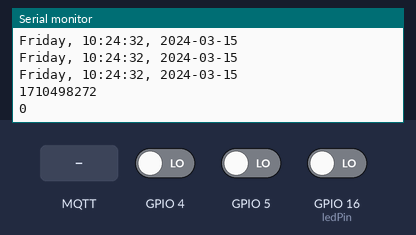
Bench run of a sketch on a simulated ESP8266 (NodeMCU). Parts: the last lines printed to the serial monitor. The inputs (shaded band) are chosen by the test bench; at power-on: GPIO 4 LOW, GPIO 16 (ledPin) LOW, GPIO 5 LOW. WiFi joins after 1.5 s; servers stay silent unless stated; network time is answered at once with the bench clock; the local clock reads 2024-03-15 10:24:30 at power-on unless the sketch sets it; no MQTT or app messages arrive unless stated.

Above: at 3.0 s.
3.1 s: GPIO 4 driven HIGH
At 5.2 s:
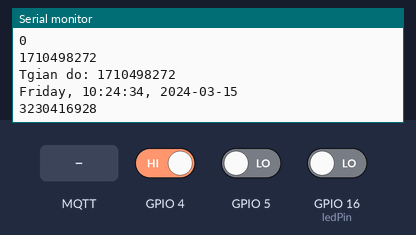
5.5 s: GPIO 16 (ledPin) driven HIGH
7.5 s: MQTT message "T" arrives on the first subscribed topic
At 7.9 s:
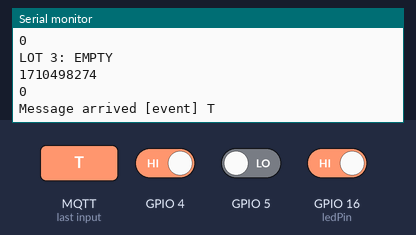
9.0 s: MQTT message "dan1" arrives on the first subscribed topic
At 9.8 s:
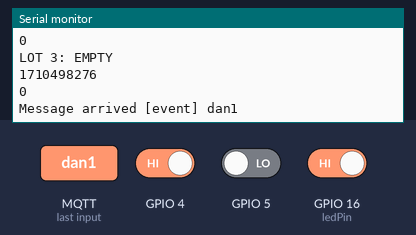
10.5 s: MQTT message "quang1" arrives on the first subscribed topic
At 11.0 s:
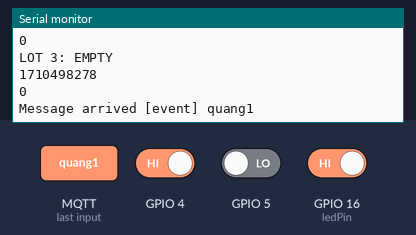
12.0 s: MQTT message "phu1" arrives on the first subscribed topic
Timing chart, 0 to 14.5 s (numbered marks = the images above; inputs shaded):
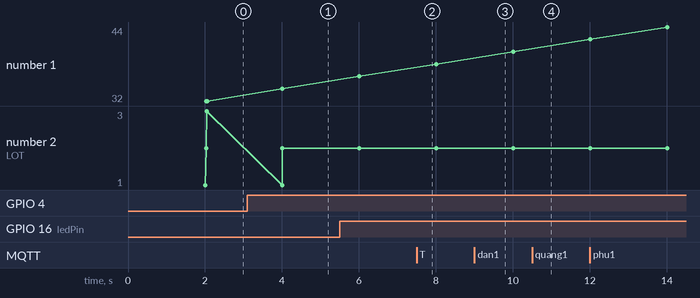

Measured:
- after the input at 3.1 s, the serial monitor: prints a new line after 0.91 s (image 1)
- after the input at 7.5 s, the serial monitor: prints a new line at once (image 2)
- after the input at 9.0 s, the serial monitor: prints a new line at once (image 3)
- after the input at 10.5 s, the serial monitor: prints a new line at once (image 4)

The sketch:

Final.ino
```cpp
#include <NTPClient.h>
#include <ESP8266WiFi.h>
#include <PubSubClient.h>
#define BLYNK_PRINT Serial
#include <BlynkSimpleEsp8266.h>
#include <WiFiUdp.h>
#include <string.h>
#define BLYNK_MAX_SENDBYTES 1200;

char auth[] = "l5HloykPNfx13VKB1ICPS4qVg7hWXCIH";
char ssid1[] = "ahihi";
char pass1[] = "12345678";
const char* ssid = "ahihi";
const char* password =    "ahihi";
const char* mqtt_server = "192.168.43.159";
const uint16_t mqtt_port = 1883;
const byte ledPin = 16;
const long utcOffsetInSeconds = 25200;
WiFiClient espClient;
PubSubClient client(espClient);
WiFiUDP ntpUDP;
NTPClient timeClient(ntpUDP, "asia.pool.ntp.org", utcOffsetInSeconds);

long lastMsg = 0;
char msg[50];
int value = 0,stt=0;
String date_time;
char daysOfTheWeek[7][12] = {"Sunday", "Monday", "Tuesday", "Wednesday", "Thursday", "Friday", "Saturday"};
unsigned long o1,e1,t1,o2,e2,t2,o3,e3,t3 ;
unsigned long h,h2,h3;

void setup() {
  pinMode(ledPin,INPUT);
  Serial.begin(115200);
  setup_wifi();
  timeClient.begin();
  client.setServer(mqtt_server, mqtt_port);
  client.setCallback(callback);
  Blynk.begin(auth, ssid1, pass1, IPAddress(192,168,43,159),8080);// Ket noi voi blynk
  Blynk.virtualWrite(V4, "clr");
}
String user01,user02,user03;
BLYNK_WRITE(V0)
{
  const char* user = param.asStr();
  user01 = param.asStr();
  client.publish("user", user);
}

BLYNK_WRITE(V8)
{
  const char* user2 = param.asStr();
  user02 = param.asStr();
  client.publish("user2", user2);
}
BLYNK_WRITE(V9)
{
  const char* user3 = param.asStr();
  user03 = param.asStr();
  client.publish("user3", user3);
}
BLYNK_WRITE(V10) {
  if (param.asInt()) {
    Blynk.virtualWrite(V4, "clr");
    stt = 0;
  }
}

void setup_wifi() {

  delay(10);
  // Kết nối wifi
  Serial.println();
  Serial.print("Connecting to ");
  Serial.println(ssid);

  WiFi.begin(ssid, password);

  while (WiFi.status() != WL_CONNECTED) {
    delay(500);
    Serial.print(".");
  }

  Serial.println("");
  Serial.println("WiFi connected");
  Serial.println("IP address: ");
  Serial.println(WiFi.localIP());
}

void callback(char* topic, byte* payload, unsigned int length) {
  Serial.print("Message arrived [");
  Serial.print(topic);
  Serial.print("] ");
  for (int i = 0; i < length; i++) {
    Serial.print((char)payload[i]);
  }
  Serial.println();
}

void reconnect() {
  // Đợi tới khi kết nối
  while (!client.connected()) {
    Serial.print("Attempting MQTT connection...");

    if (client.connect("ESP8266Client")) {
      Serial.println("connected");
      client.publish("event", "hello world");
      client.subscribe("event");
    } else {
      Serial.print("failed, rc=");
      Serial.print(client.state());
      Serial.println(" try again in 5 seconds");
      delay(5000);
    }
  }
}
void loop() {

  if (!client.connected()) {
    reconnect();
  }
  client.loop();
  long now = millis();
  if (now - lastMsg > 2000) {
    lastMsg = now;
     if(digitalRead(16)==HIGH){
      Serial.print("LOT 1: ");
      Serial.println("EMPTY");
      client.publish("lot1/status", "NO");
      Blynk.virtualWrite(V1, "EMPTY");
      timeClient.update();
      Serial.println(e1);Serial.println(o1);
      if ((o1>e1)&&(o1!=0))
        {
          t1=o1-e1;
          Serial.print("Thời gian đỗ: ");
          Serial.println(t1);//seconds
          Blynk.virtualWrite(V5,t1);
          char t1str[50];
          ultoa(t1,t1str,10);
          client.publish("duration",t1str);
          timeClient.update();
          String day=daysOfTheWeek[timeClient.getDay()];
          String timee=timeClient.getFormattedTime();
          date_time=timeClient.getFormattedDate();
          int index_date = date_time.indexOf("T");
          String date = date_time.substring(0, index_date);
          String recordstr =day + ", " +timee + ", " +date;
          String recordtb = timee + "     " + date;
          char record[30];
          recordstr.toCharArray(record,40);Serial.println(record);
          client.publish("time-out",record);
          o1=0;
          h=t1/60;
          if ((t1-h*60)>30)
          {
            h+=1;
            h*=20000;
          }
          else h*=20000;
          char hstr[50];
          ultoa(h,hstr,10);
          client.publish("fee",hstr);
          Serial.println(h);
          String hmail;
          hmail = "Phí gửi xe của bạn là: " + String(hstr) + " VND";
          if (user01 == "dan1") Blynk.email ("shinnan10xs@gmail.com", "Tiền gửi xe" , hmail);
          else if (user01 == "quang1") Blynk.email("quangnb2000@gmail.com","Tiền gửi xe", hmail);
          else if (user01 == "phu1") Blynk.email("phu17102017@gmail.com","Tiền gửi xe", hmail);
          Blynk.virtualWrite(V4,"add",stt,recordtb,"Lot 1");
          Blynk.virtualWrite(V4,"deselect",stt);
          stt++;
          user01="";
        }
        e1=timeClient.getEpochTime();
        Serial.println(user01);

    } else{
      Serial.print("LOT 1: ");
      Serial.println("OCCUPIED");
      client.publish("lot1/status", "YES");
      Blynk.virtualWrite(V1, "OCCUPIED");
      timeClient.update();
      Serial.print(daysOfTheWeek[timeClient.getDay()]);
      String day=daysOfTheWeek[timeClient.getDay()];
      Serial.print(", ");
      Serial.print(timeClient.getFormattedTime());
      String timee=timeClient.getFormattedTime();
      Serial.print(", ");
      date_time = timeClient.getFormattedDate();
      int index_date = date_time.indexOf("T");
      String date = date_time.substring(0, index_date);
      Serial.println(date);
      if (o1==0)
      {
      String recordstr =day + ", " +timee + ", " +date;
      String recordtb = timee + "     " + date;
      Serial.println(recordstr);
      char record[30];
      recordstr.toCharArray(record,40);Serial.println(record);
      client.publish("time-in",record);
      Blynk.virtualWrite(V4,"add",stt,recordtb,"Lot 1");
      Blynk.virtualWrite(V4,"pick",stt);
      Blynk.virtualWrite(V4,"select",stt);
      stt++;
      }
      o1=timeClient.getEpochTime();Serial.println(o1);Serial.println(e1);
      }

       if(digitalRead(5)==HIGH){
      Serial.print("LOT 2: ");
      Serial.println("EMPTY");
      client.publish("lot2/status", "NO");
      Blynk.virtualWrite(V2, "EMPTY");
      timeClient.update();
      Serial.println(e2);Serial.println(o2);
      if ((o2>e2)&&(o2!=0))
        {
          t2=o2-e2;
          Serial.print("Tgian do: ");
          Serial.println(t2);//seconds
          Blynk.virtualWrite(V6,t2);
          char t2str[50];
          ultoa(t2,t2str,10);
          client.publish("duration2",t2str);
          timeClient.update();
          String day=daysOfTheWeek[timeClient.getDay()];
          String timee=timeClient.getFormattedTime();
          date_time = timeClient.getFormattedDate();
          int index_date = date_time.indexOf("T");
          String date = date_time.substring(0, index_date);
          String recordstr =day + ", " +timee + ", " +date;
          String recordtb = timee + "     " + date;
          char record[30];
          recordstr.toCharArray(record,40);Serial.println(record);
          client.publish("time-out2",record);
          o2=0;
          h2=t2/60;
          if ((t2-h2*60)>30)
          {
            h2 +=1;
            h2*=20000;
          }
          else h2*=20000;
          char h2str[50];
          ultoa(h2,h2str,10);
          client.publish("fee2",h2str);
          Serial.println(h2);
          String hmail;
          hmail = "Phí gửi xe của bạn là: " + String(h2str) + " VND";
          if (user02 == "dan1") Blynk.email ("shinnan10xs@gmail.com", "Tiền gửi xe" , hmail);
          else if (user02 == "quang1") Blynk.email("quangnb2000@gmail.com","Tiền gửi xe", hmail);
          else if (user02 == "phu1") Blynk.email("phu17102017@gmail.com","Tiền gửi xe", hmail);
          Blynk.virtualWrite(V4,"add",stt,recordtb,"Lot 2");
          Blynk.virtualWrite(V4,"deselect",stt);
          stt++;
          user02="";
        }
        e2=timeClient.getEpochTime();
    } else{
      Serial.print("LOT 2: ");
      Serial.println("OCCUPIED");
      client.publish("lot2/status", "YES");
       Blynk.virtualWrite(V2, "OCCUPIED");
       timeClient.update();
      Serial.print(daysOfTheWeek[timeClient.getDay()]);
      String day=daysOfTheWeek[timeClient.getDay()];
      Serial.print(", ");
      Serial.print(timeClient.getFormattedTime());
      String timee=timeClient.getFormattedTime();
      Serial.print(", ");
      date_time = timeClient.getFormattedDate();
      int index_date = date_time.indexOf("T");
      String date = date_time.substring(0, index_date);
      Serial.println(date);
      if (o2==0)
      {
        String recordstr =day + ", " +timee + ", " +date;
        String recordtb = timee + "     " + date;
      Serial.println(recordstr);
      char record[30];
      recordstr.toCharArray(record,40);Serial.println(record);
      client.publish("time-in2",record);
      Blynk.virtualWrite(V4,"add",stt,recordtb,"Lot 2");
      Blynk.virtualWrite(V4,"pick",stt);
      Blynk.virtualWrite(V4,"select",stt);
      stt++;
      }
      o2=timeClient.getEpochTime();Serial.println(o2);Serial.println(e2);}

       if(digitalRead(4)==HIGH){
      Serial.print("LOT 3: ");
      Serial.println("EMPTY");
      client.publish("lot3/status", "NO");
      Blynk.virtualWrite(V3, "EMPTY");
      timeClient.update();
      Serial.println(e3);Serial.println(o3);
      if ((o3>e3)&&(o3!=0))
        {
          t3=o3-e3;
          Serial.print("Tgian do: ");
          Serial.println(t3);//seconds
          Blynk.virtualWrite(V7,t3);
          char t3str[50];
          ultoa(t3,t3str,10);
          client.publish("duration3",t3str);
          timeClient.update();
          String day=daysOfTheWeek[timeClient.getDay()];
          String timee=timeClient.getFormattedTime();
          date_time = timeClient.getFormattedDate();
          int index_date = date_time.indexOf("T");
          String date = date_time.substring(0, index_date);
          String recordstr =day + ", " +timee + ", " +date;
          String recordtb = timee + "     " + date;
          char record[30];
          recordstr.toCharArray(record,40);Serial.println(record);
          client.publish("time-out3",record);
          o3=0;
          h3=t3/60;
          if ((t3-h3*60)>30)
          {
            h3+=1;
            h3*=20000;
          }
          else h3*=20000;
          char h3str[50];
          ultoa(h3,h3str,10);
          client.publish("fee3",h3str);
          Serial.println(h3);
          String hmail;
          hmail = "Phí gửi xe của bạn là: " + String(h3str) + " VND";
          if (user03 == "dan1") Blynk.email ("shinnan10xs@gmail.com", "Tiền gửi xe" , hmail);
          else if (user03 == "quang1") Blynk.email("quangnb2000@gmail.com","Tiền gửi xe", hmail);
          else if (user03 == "phu1") Blynk.email("phu17102017@gmail.com","Tiền gửi xe", hmail);
          Blynk.virtualWrite(V4,"add",stt,recordtb,"Lot 3");
          Blynk.virtualWrite(V4,"deselect",stt);
          stt++;
          user03="";
        }
        e3=timeClient.getEpochTime();
    } else{
      Serial.print("LOT 3: ");
      Serial.println("OCCUPIED");
      Serial.println();
      client.publish("lot3/status", "YES");
       Blynk.virtualWrite(V3, "OCCUPIED");
       timeClient.update();
      Serial.print(daysOfTheWeek[timeClient.getDay()]);
      String day=daysOfTheWeek[timeClient.getDay()];
      Serial.print(", ");
      Serial.print(timeClient.getFormattedTime());
      String timee=timeClient.getFormattedTime();
      Serial.print(", ");
      date_time = timeClient.getFormattedDate();
      int index_date = date_time.indexOf("T");
      String date = date_time.substring(0, index_date);
      Serial.println(date);
      if (o3==0)
      {
        String recordstr =day + ", " +timee + ", " +date;
        String recordtb = timee + "     " + date;
      Serial.println(recordstr);
      char record[30];
      recordstr.toCharArray(record,40);Serial.println(record);
      client.publish("time-in3",record);
      Blynk.virtualWrite(V4,"add",stt,recordtb,"Lot 3");
      Blynk.virtualWrite(V4,"pick",stt);
      Blynk.virtualWrite(V4,"select",stt);
      stt++;
      }
      o3=timeClient.getEpochTime();Serial.println(o3);Serial.println(e3);
    }
  }
   Blynk.run();
}
```
